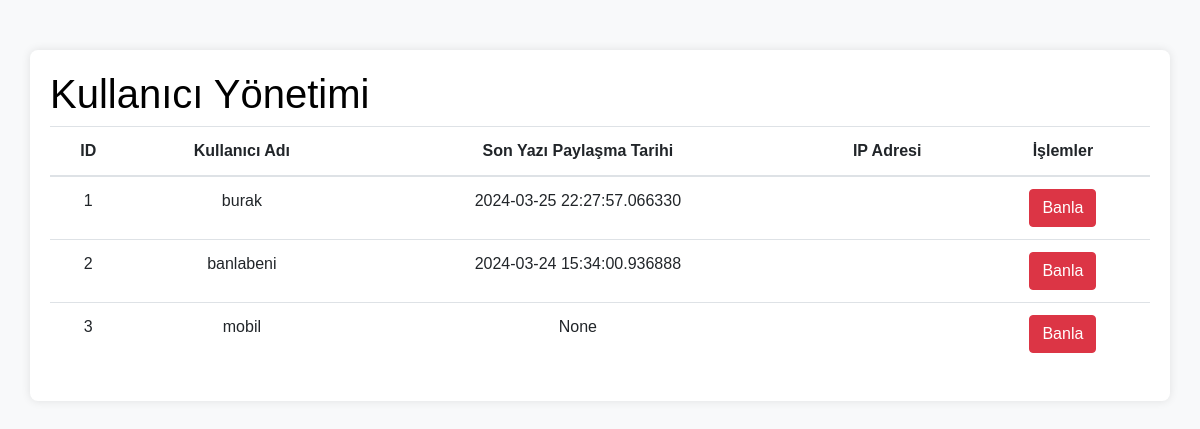
The page /admin-panel/kullanici (signed in) on the database its author committed.
### app.py (models this page shows, shortened)
class User(db.Model, UserMixin):
    id = db.Column(db.Integer, primary_key=True)
    username = db.Column(db.String(20), nullable=False, unique=True)
    password = db.Column(db.String(80), nullable=False)
    email = db.Column(db.String(20), nullable=True)
    son_paylasma_tarihi = (db.Column(db.DateTime))
    ip_adress = (db.Column(db.String(15)))
    kaydedildi = db.relationship(
        'YaziKaydet',
        foreign_keys='YaziKaydet.user_id',
        backref='user',lazy='dynamic'
    )

### app.py (the view)
@app.route('/admin-panel/kullanici', methods=['GET', 'POST'])
@login_required
def admin_kullanici():
    if current_user.username not in ADMIN_USERNAMES:
        return redirect(url_for('home'))
    for kullanici in User.query.all():
       kullanici.username = kullanici.username.lower()
    users = User.query.all()
    return render_template('admin_kullanici.html', users=users)

### app.py (called while the page is built)
@login_manager.user_loader
def load_user(user_id):
    return User.query.get(int(user_id))

@app.before_request
def make_session_permanent():
    session.permanent = True

def is_user_banned(user):
    ban = Ban.query.filter_by(user_id=user.id).first()
    return ban is not None

@app.before_request
def check_ban():
    if current_user.is_authenticated and is_user_banned(current_user):
        if request.endpoint != 'ban_page':
            return redirect(url_for('ban_page'))

### templates/admin_kullanici.html (shortened to what this page needs)
<!DOCTYPE html>
<html lang="en">
<head>
    <link rel="stylesheet" href="https://maxcdn.bootstrapcdn.com/bootstrap/4.5.2/css/bootstrap.min.css">
</head>
<body>
    <div class="container">
        <h1>Kullanıcı Yönetimi</h1>
        <table class="table">
            <thead>
                <tr>
                    <th>ID</th>
                    <th>Kullanıcı Adı</th>
                    <th>Son Yazı Paylaşma Tarihi</th>
                    <th>IP Adresi</th>
                    <th>İşlemler</th>
                </tr>
            </thead>
            <tbody>
                {% for user in users %}
                    <tr>
                        <td>{{ user.id }}</td>
                        <td>{{ user.username }}</td>
                        <td>{{ user.son_paylasma_tarihi }}</td>
                        <td>{{ user.last_login_ip }}</td>
                        <td>
                            <button type="button" class="btn btn-danger" data-toggle="modal" data-target="#banModal{{ user.id }}">
                                Banla
                            </button>
                        </td>
                    </tr>
                {% endfor %}
            </tbody>
        </table>
    </div>
</body>
</html>

### templates/admin_kullanici.html (style rules this page uses)
body { background-color: #f8f9fa; font-family: Arial, sans-serif; padding-top: 50px; }
.container { background-color: #fff; padding: 20px; border-radius: 8px; box-shadow: 0 0 10px rgba(0, 0, 0, 0.1); }
h1 { color: black; }
table th, table td { text-align: center; }
.btn-danger { margin: 0; }

### rows shown on the page
User: id "1", username "burak", son_paylasma_tarihi "2024-03-25 22:27:57.066330"
User: id "2", username "banlabeni", son_paylasma_tarihi "2024-03-24 15:34:00.936888"
User: id "3", username "mobil", son_paylasma_tarihi "None"
